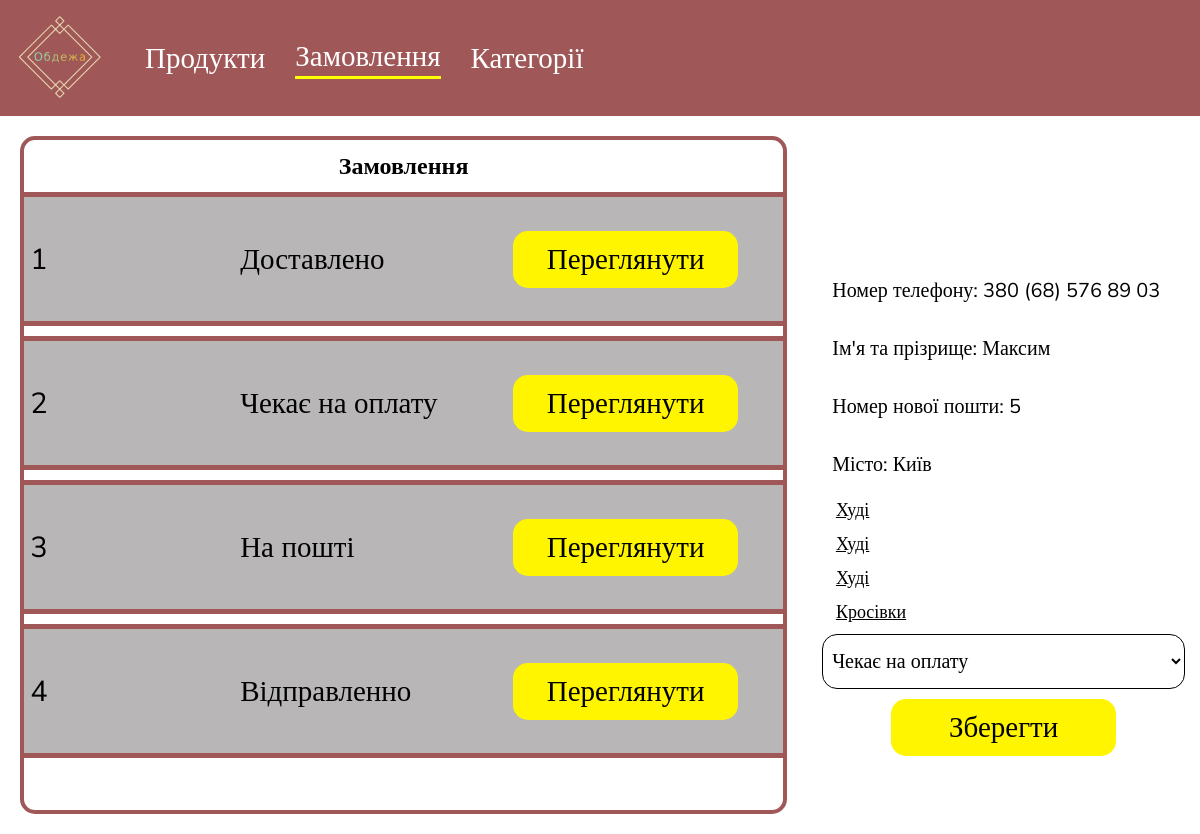
The app's page /orders/1/ with its own data.
### order/models.py (models this page shows)
class Order(models.Model):
    user = models.ForeignKey(User, on_delete=models.CASCADE)
    products = models.ManyToManyField(Product)
    status = models.IntegerField()
    full_name = models.CharField(max_length=255, blank=True, null=True)
    post_number = models.IntegerField(blank=True, null=True)
    phone_number = models.CharField(max_length=255, blank=True, null=True)
    city = models.CharField(max_length=255, blank=True, null=True)

### products/models.py (models this page shows)
class Product(models.Model):
    name = models.CharField(max_length=255)
    discription = models.TextField(max_length=1000)
    price = models.IntegerField()
    image = models.ImageField()
    product_type = models.ForeignKey(ProductType, on_delete=models.CASCADE)
    size = models.CharField(max_length=5, default='S')
    maker = models.CharField(max_length=255, default='Китай')
    material = models.CharField(max_length=255, default='Бавовна')

### adminpanel/views.py (the view)
# urls.py: path('orders/', orders),
def orders(request, id=None):
    current_order = None
    current_products = None
    if id is not None:
        current_order = Order.objects.get(pk=id)
        current_products = current_order.products.all()
        if request.method == "POST":
            status = request.POST.get('status')
            current_order.status = status
            current_order.save()
    orders = Order.objects.all()
    status_list = ['Чекає на оплату', "Готуємо до відправки", "Відправленно", "На пошті", "Доставлено"]
    list_orders = [
        {
        "order": order,
        "status": status_list[order.status]
        } for order in orders
    ]
    context = {
        "order_list":list_orders,
        "current_order":current_order,
        "current_products":current_products,
        "current_page":2
    }
    return render(request, 'adminpanel/orders.html', context)

### adminpanel/templates/adminpanel/orders.html (shortened to what this page needs)
{% extends "adminpanel/base.html" %}
{% load static %}
{% block link %}
<link rel="stylesheet" href="{% static 'adminpanel/css/products.css' %}">
<link rel="stylesheet" href="{% static 'adminpanel/css/orders.css' %}">
{% endblock %}
{% block content %}
<main>
    <div class="pogo">
        <h2>Замовлення</h2>
        {% for order in order_list %}
        <div class="gogo">
            <p class="roro">{{order.order.id}}</p>
            <p>{{order.status}}</p>
            <a class="button-a" href="/orders/{{order.order.id}}">Переглянути</a>
        </div>
        {% endfor %}
    </div>
    {% if current_products %}
    <form class="form-order" method="POST" action="" enctype='multipart/form-data'>
        <p>Номер телефону: {{current_order.phone_number}}</p>
        <p>Ім'я та прізрище: {{current_order.full_name}}</p>
        <p>Номер нової пошти: {{current_order.post_number}}</p>
        <p>Місто: {{current_order.city}}</p>
        {% for product in current_products %}
        <a target="_blank" class="link-product" href="/product/{{product.id}}">{{product.name}}</a>
        {% endfor %}
        <select name="status" id="">
            <option value="0">Чекає на оплату</option>
        </select>
        <button class="save-order">Зберегти</button>
    </form>
    {% endif %}
</main>
{% endblock %}

### adminpanel/static/adminpanel/css/base.css (style rules this page uses)
* { margin: 0; padding: 0; font-family: "Nunito Sans"; }
a { color: white; font-weight: 400; font-size: 29px; display: flex; align-items: center; text-decoration: none; }
body { overflow-x: hidden; }

### adminpanel/static/adminpanel/css/products.css (style rules this page uses)
* { padding: 0; margin: 0; font-family: "Nunito Sans"; }
main { display: flex; }
.pogo { display: flex; flex-direction: column; align-items: center; padding: 10px; gap: 10px; border-radius: 15px; border: 4px solid #9F5757; width: 827px; height: 650px; margin: 20px; overflow-y: scroll; }
.gogo { display: flex; flex-direction: row; align-items: center; padding: 10px; gap: 298px; width: 807px; height: 104px; background: #B8B6B6; border: 5px solid #9F5757; border-radius: 15px; }
p { width: 243px; height: 48px; font-size: 29px; align-items: center; display: flex; text-align: center; padding-left: 30px; }
button { width: 225px; height: 57px; font-size: 29px; display: flex; justify-content: center; align-items: center; text-align: center; border-radius: 15px; background: #FFF500; border: none; }
form { display: flex; flex-direction: column; align-items: center; padding: 10px; gap: 10px; width: 417px; height: 577px; }
select { width: 363px; height: 55px; background: #FFFFFF; border: 1px solid #000000; border-radius: 15px; padding-left: 5px; font-size: 20px; }

### adminpanel/static/adminpanel/css/orders.css (style rules this page uses)
.roro { width: 150px; }
.gogo { gap: 30px; }
.button-a { width: 225px; height: 57px; font-size: 29px; display: flex; justify-content: center; align-items: center; text-align: center; border-radius: 15px; background: #FFF500; border: none; color: black; }
.form-order { height: auto; padding-top: 150px; }
form p { font-size: 20px; width: 100%; }
.link-product { color: black !important; width: 90%; text-align: left; text-decoration: underline; font-size: 18px; }

### records on screen
Order: order.id "1", status "Доставлено", phone_number "380 (68) 576 89 03", full_name "Максим", post_number "5", city "Київ"
Order: order.id "2", status "Чекає на оплату"
Order: order.id "3", status "На пошті"
Order: order.id "4", status "Відправленно"
Product: name "Худі"
Product: name "Худі"
Product: name "Худі"
Product: name "Кросівки"
